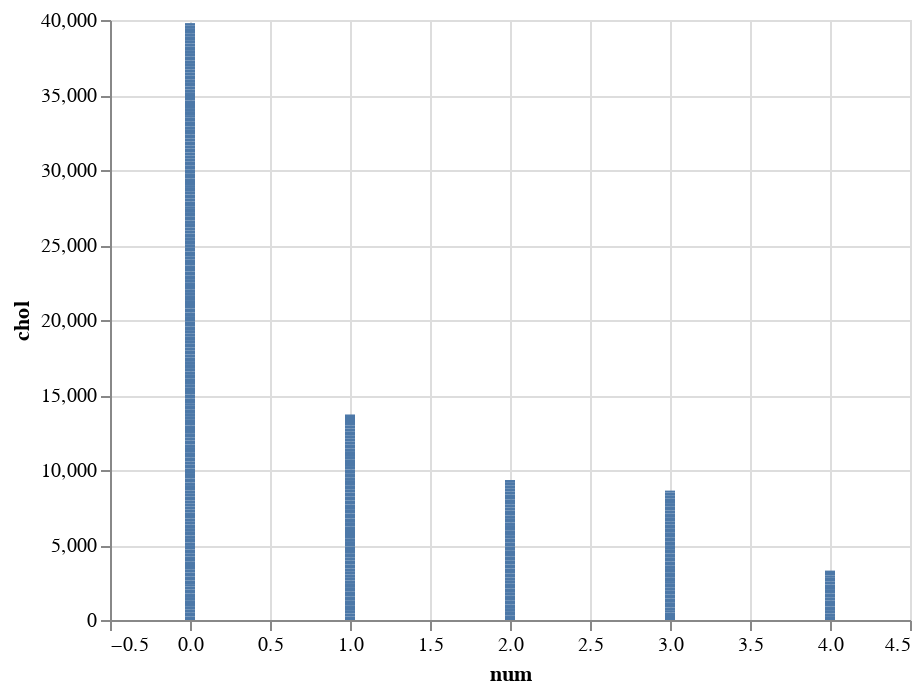

Here is the notebook cell this chart was saved with:
### Code cell
chol_plot = alt.Chart(cleveland).mark_bar().encode(
    x = alt.X('num'),
    y = alt.Y('chol')
)
chol_plot

### Figure 1 — Vega-Lite specification as saved in the notebook (floating-point values rounded to 4 significant figures; data arrays with more than 128 entries replaced by an {"elided": "..."} marker saying what was removed)
{"config": {"view": {"continuousWidth": 400, "continuousHeight": 300}}, "data": {"name": "data-34ea8aac2f3ac7ec8bc99828733095bc"}, "mark": "bar", "encoding": {"x": {"field": "num", "type": "quantitative"}, "y": {"field": "chol", "type": "quantitative"}}, "$schema": "https://vega.github.io/schema/vega-lite/v4.17.0.json", "datasets": {"data-34ea8aac2f3ac7ec8bc99828733095bc": {"elided": "303 records"}}}
